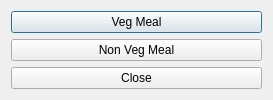
<?xml version="1.0" encoding="UTF-8"?>
<ui version="4.0">
 <class>Builder1Dialog</class>
 <widget class="QDialog" name="Builder1Dialog">
  <property name="geometry">
   <rect>
    <x>0</x>
    <y>0</y>
    <width>273</width>
    <height>99</height>
   </rect>
  </property>
  <property name="windowTitle">
   <string>Builder Pattern</string>
  </property>
  <layout class="QVBoxLayout" name="verticalLayout">
   <item>
    <widget class="QPushButton" name="btnVegMeal">
     <property name="text">
      <string>Veg Meal</string>
     </property>
    </widget>
   </item>
   <item>
    <widget class="QPushButton" name="btnNonVegMeal">
     <property name="text">
      <string>Non Veg Meal</string>
     </property>
    </widget>
   </item>
   <item>
    <widget class="QPushButton" name="pushButton_3">
     <property name="text">
      <string>Close</string>
     </property>
    </widget>
   </item>
  </layout>
 </widget>
 <resources/>
 <connections>
  <connection>
   <sender>pushButton_3</sender>
   <signal>clicked()</signal>
   <receiver>Builder1Dialog</receiver>
   <slot>reject()</slot>
   <hints>
    <hint type="sourcelabel">
     <x>95</x>
     <y>80</y>
    </hint>
    <hint type="destinationlabel">
     <x>102</x>
     <y>96</y>
    </hint>
   </hints>
  </connection>
 </connections>
</ui>
